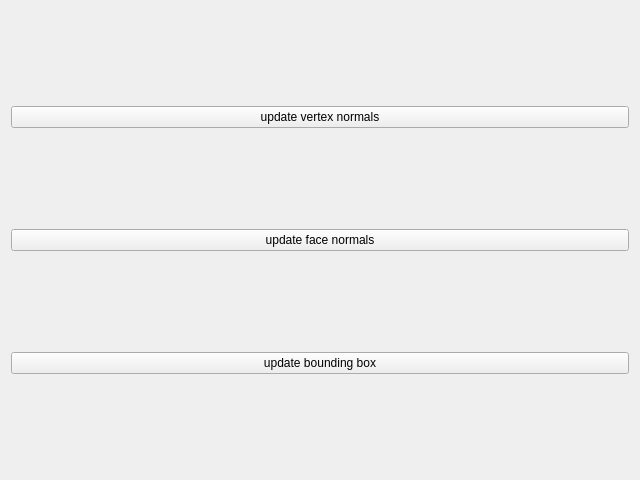
<?xml version="1.0" encoding="UTF-8"?>
<ui version="4.0">
 <class>ModeDebugPluginWidget</class>
 <widget class="QWidget" name="ModeDebugPluginWidget">
  <property name="geometry">
   <rect>
    <x>0</x>
    <y>0</y>
    <width>640</width>
    <height>480</height>
   </rect>
  </property>
  <property name="windowTitle">
   <string>Form</string>
  </property>
  <layout class="QVBoxLayout" name="verticalLayout">
   <item>
    <widget class="QPushButton" name="pushButtonUpdateVertexNormal">
     <property name="text">
      <string>update vertex normals</string>
     </property>
    </widget>
   </item>
   <item>
    <widget class="QPushButton" name="pushButtonUpdateFaceNormal">
     <property name="text">
      <string>update face normals</string>
     </property>
    </widget>
   </item>
   <item>
    <widget class="QPushButton" name="pushButtonUpdateBoundingBox">
     <property name="text">
      <string>update bounding box</string>
     </property>
    </widget>
   </item>
  </layout>
 </widget>
 <resources/>
 <connections/>
</ui>
